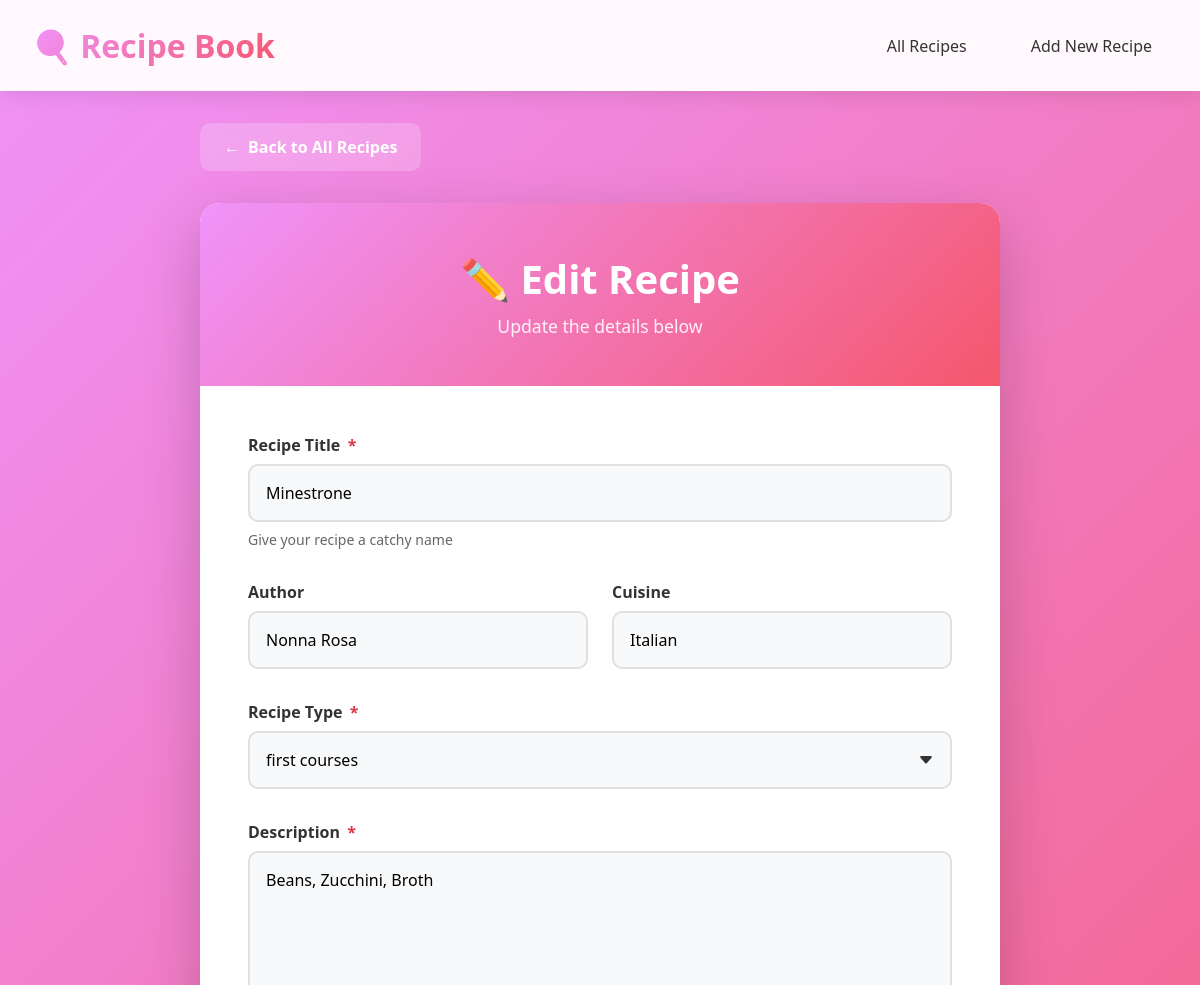
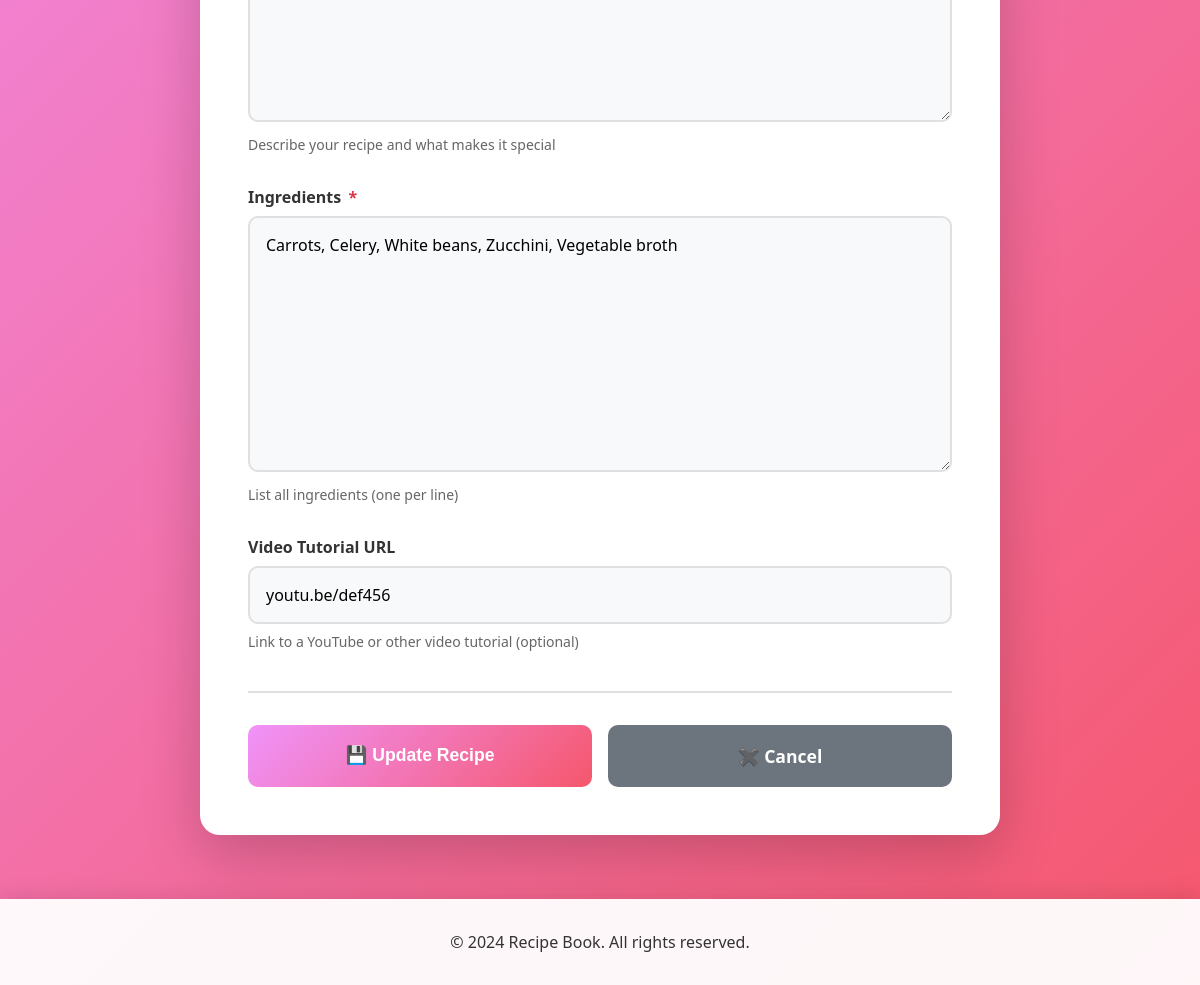
The app's page /recipe/2/update/ with its own data (2 pictures, top to bottom).
### recipes/models.py (models this page shows)
class Recipe(models.Model):
    id = models.AutoField(primary_key=True)
    title = models.CharField(
        max_length=75,
        null=False
    )
    author = models.CharField(
        max_length=65,
        null=True
    )
    type = models.CharField(
        max_length=25,
        choices=[(tag.name, tag.value) for tag in RecipeType],
        default=RecipeType.FIRST_COURSES.name
    )
    description = models.TextField(
        max_length=1500,
        null=False
    )
    video_uri = models.CharField(
        max_length=250,
        null=True
    )
    ingredients = models.TextField(
        max_length=350,
        null=False
    )
    cuisine = models.CharField(
        max_length=45,
        null=True
    )

### recipes/views.py (the view)
# urls.py: path('recipe/<int:pk>/update/', views.recipe_update, name='recipe_update'),
def recipe_update(request, pk):
    recipe = get_object_or_404(Recipe, pk=pk)
    if request.method == 'POST':
        form = RecipeForm(request.POST, instance=recipe)
        if form.is_valid():
            form.save()
            messages.success(request, f'Recipe "{recipe.title}" updated successfully!')
            return redirect('recipe_detail', pk=pk)
    else:
        form = RecipeForm(instance=recipe)
    return render(request, 'recipes/recipe_form.html', {'form': form})

### recipes/forms.py
class RecipeForm(forms.ModelForm):
    class Meta:
        model = Recipe
        fields = ['title', 'author', 'type', 'description', 'video_uri', 'ingredients', 'cuisine']
        widgets = {
            'cuisine': forms.TextInput(attrs={
                'placeholder': 'e.g., British, French, Chinese, American...'
            })
        }
        labels = {
            'title': 'Title',
            'author': 'Author',
            'type': 'Type',
            'description': 'Description',
            'video_uri': 'Video URI',
            'ingredients': 'Ingredients',
            'cuisine': 'Cuisine',
        }

### recipes/templates/recipes/recipe_form.html (shortened to what this page needs)
{% extends 'recipes/base.html' %}
{% block content %}
<div class="form-container">
    <a href="{% url 'recipe_list' %}" class="back-link">
        <span>←</span> Back to All Recipes
    </a>
    <div class="form-card">
        <div class="form-header">
            <h1>{% if form.instance.pk %}✏️ Edit Recipe{% else %}➕ Add New Recipe{% endif %}</h1>
            <p>{% if form.instance.pk %}Update the details below{% else %}Fill in the details to add a new recipe{% endif %}</p>
        </div>
        <div class="form-body">
            <form method="post" novalidate>
                <div class="form-group">
                    <label for="{{ form.title.id_for_label }}" class="form-label">
                        Recipe Title <span class="required">*</span>
                    </label>
                    {{ form.title }}
                    <div class="form-help">Give your recipe a catchy name</div>
                </div>
                <div class="form-grid">
                    <div class="form-group">
                        <label for="{{ form.author.id_for_label }}" class="form-label">
                            Author
                        </label>
                        {{ form.author }}
                    </div>
                    <div class="form-group">
                        <label for="{{ form.cuisine.id_for_label }}" class="form-label">
                            Cuisine
                        </label>
                        {{ form.cuisine }}
                    </div>
                </div>
                <div class="form-group">
                    <label for="{{ form.type.id_for_label }}" class="form-label">
                        Recipe Type <span class="required">*</span>
                    </label>
                    {{ form.type }}
                </div>
                <div class="form-group">
                    <label for="{{ form.description.id_for_label }}" class="form-label">
                        Description <span class="required">*</span>
                    </label>
                    {{ form.description }}
                    <div class="form-help">Describe your recipe and what makes it special</div>
                </div>
                <div class="form-group">
                    <label for="{{ form.ingredients.id_for_label }}" class="form-label">
                        Ingredients <span class="required">*</span>
                    </label>
                    {{ form.ingredients }}
                    <div class="form-help">List all ingredients (one per line)</div>
                </div>
                <div class="form-group">
                    <label for="{{ form.video_uri.id_for_label }}" class="form-label">
                        Video Tutorial URL
                    </label>
                    {{ form.video_uri }}
                    <div class="form-help">Link to a YouTube or other video tutorial (optional)</div>
                </div>
                <div class="form-actions">
                    <button type="submit" class="btn btn-primary">
                        {% if form.instance.pk %}💾 Update Recipe{% else %}➕ Create Recipe{% endif %}
                    </button>
                    <a href="{% url 'recipe_list' %}" class="btn btn-secondary">
                        ✖️ Cancel
                    </a>
                </div>
            </form>
        </div>
    </div>
</div>
{% endblock %}

### recipes/templates/recipes/base.html (style rules this page uses)
* { margin: 0; padding: 0; box-sizing: border-box; }
body { font-family: 'Segoe UI', Tahoma, Geneva, Verdana, sans-serif; background: linear-gradient(135deg, #f093fb 0%, #f5576c 100%); min-height: 100vh; color: #333; }

### recipes/templates/recipes/recipe_form.html (style rules this page uses)
.form-container { max-width: 800px; margin: 0 auto; }
.back-link { display: inline-flex; align-items: center; gap: 0.5rem; color: white; text-decoration: none; font-weight: 600; margin-bottom: 2rem; padding: 0.8rem 1.5rem; background: rgba(255, 255, 255, 0.2); border-radius: 10px; backdrop-filter: blur(10px); transition: all 0.3s ease; }
.form-card { background: white; border-radius: 20px; overflow: hidden; box-shadow: 0 20px 60px rgba(0, 0, 0, 0.2); }
.form-header { background: linear-gradient(135deg, #f093fb 0%, #f5576c 100%); padding: 3rem; text-align: center; color: white; position: relative; }
.form-header::before { content: ''; position: absolute; top: 0; left: 0; right: 0; bottom: 0; opacity: 0.3; }
.form-header h1 { font-size: 2.5rem; margin-bottom: 0.5rem; position: relative; z-index: 1; }
.form-header p { font-size: 1.1rem; opacity: 0.9; position: relative; z-index: 1; }
.form-body { padding: 3rem; }
.form-group { margin-bottom: 2rem; }
.form-label { display: block; font-weight: 600; color: #333; margin-bottom: 0.5rem; font-size: 1rem; }
.form-label .required { color: #dc3545; margin-left: 0.2rem; }
.form-control { width: 100%; padding: 1rem; border: 2px solid #e0e0e0; border-radius: 10px; font-size: 1rem; transition: all 0.3s ease; background: #f8f9fa; font-family: inherit; }
select.form-control { cursor: pointer; appearance: none; background-repeat: no-repeat; background-position: right 1rem center; padding-right: 3rem; }
textarea.form-control { min-height: 120px; resize: vertical; }
.form-help { font-size: 0.875rem; color: #666; margin-top: 0.5rem; }
.form-actions { display: flex; gap: 1rem; margin-top: 2.5rem; padding-top: 2rem; border-top: 2px solid #e0e0e0; }
.btn { flex: 1; padding: 1.2rem; border: none; border-radius: 10px; font-weight: 600; font-size: 1.1rem; cursor: pointer; transition: all 0.3s ease; text-decoration: none; text-align: center; display: flex; align-items: center; justify-content: center; gap: 0.5rem; }
.btn-primary { background: linear-gradient(135deg, #f093fb 0%, #f5576c 100%); color: white; }
.btn-secondary { background: #6c757d; color: white; }
.form-grid { display: grid; grid-template-columns: repeat(2, 1fr); gap: 1.5rem; }

### records on screen
Recipe: title "Minestrone", author "Nonna Rosa", cuisine "Italian", type "first courses", description "Beans, Zucchini, Broth", ingredients "Carrots, Celery, White beans, Zucchini, Vegetable broth", video_uri "youtu.be/def456"
